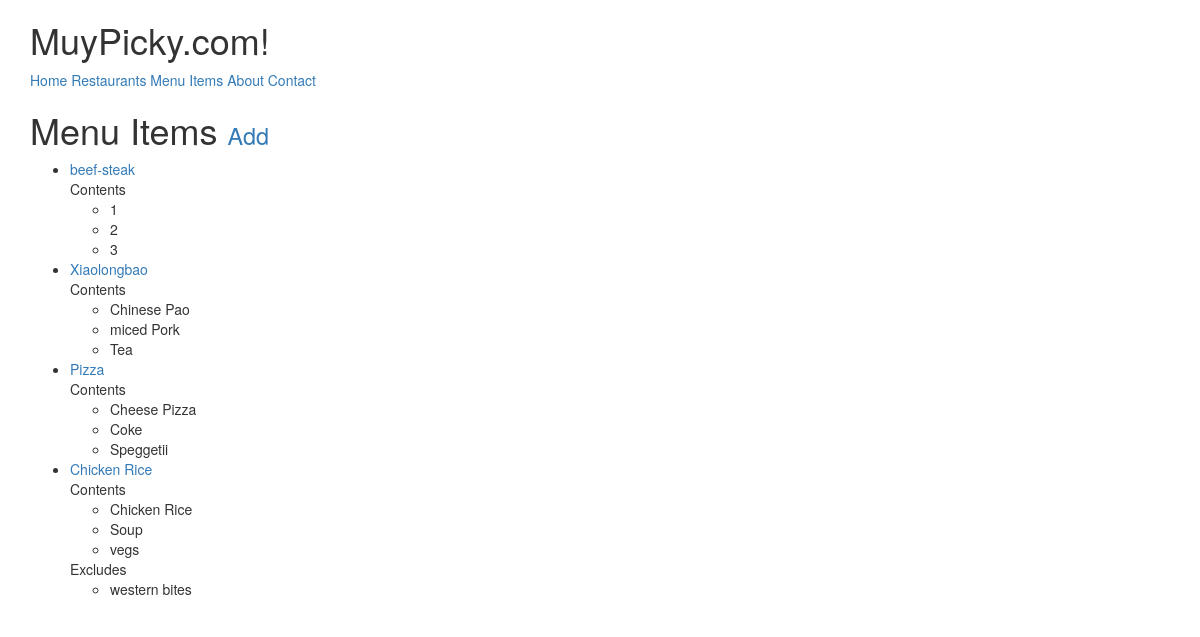
The page /items/ (signed in) on the database its author committed.
### menus/models.py (models this page shows, shortened)
class Items(models.Model):
	user 		= models.ForeignKey(settings.AUTH_USER_MODEL)
	restaurant	= models.ForeignKey(RestaurantLocation)
	name 		= models.CharField(max_length=120)
	contents	= models.TextField(help_text='Seperate each by comma')
	excludes	= models.TextField(blank=True, null=True, help_text='Seperate each by comma')
	public 		= models.BooleanField(default=True)
	timestamp	= models.DateTimeField(auto_now_add=True)
	updated 	= models.DateTimeField(auto_now=True)
	def get_absolute_url(self):
		return reverse('menus:detail', kwargs={'pk': self.pk})
	class Meta:
		ordering = ['-updated','-timestamp'] # Item.objects.all()
	def get_contents(self):
		return self.contents.split(",")
	def get_excludes(self):
		return self.excludes.split(",")

### menus/views.py (the view)
class ItemsListView(LoginRequiredMixin, ListView):
	def get_queryset(self):
		return Items.objects.filter(user=self.request.user)

### menus/templates/menus/items_list.html (shortened to what this page needs)
{% extends "base.html" %}
{% block content %}
<h1>Menu Items <small><a href='{% url "menus:create" %}'>Add</a></small></h1>
<ul>
	{% if object_list %}
	{% for obj in object_list %}
		<li>
			<a href='{{ obj.get_absolute_url }}'/>{{obj.name}}</a><br/>
			{% if obj.contents %}
			Contents
			<ul>
				{% for item in obj.get_contents %}
				<li>{{ item }}</li>
				{% endfor %}
			</ul>
			{% endif %}
			{% if obj.excludes %}
			Excludes
			<ul>
				{% for item in obj.get_excludes %}
				<li>{{ item }}</li>
				{% endfor %}
			</ul>
			{% endif %}
		</li>
		{% empty %}
		<a href='{% url "menu:create" %}'>Add New Item</a>
	{% endfor %}
	{% endif %}
</ul>
{% endblock content %}

### rows shown on the page
Items: name "beef-steak", get_contents "1" "2" "3"
Items: name "Xiaolongbao", get_contents "Chinese Pao" "miced Pork" "Tea"
Items: name "Pizza", get_contents "Cheese Pizza" "Coke" "Speggetii"
Items: name "Chicken Rice", get_contents "Chicken Rice" "Soup" "vegs", get_excludes "western bites"
